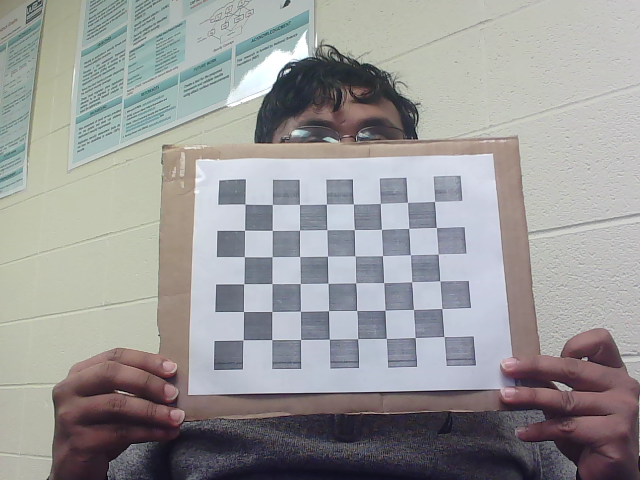
#> input picture data/images/stereoL/img1.png, 640 x 480 px; its folder holds only this picture in this run
$ python stereo_calibrate.py   (older library calls are emulated)
#> lines starting #> are read from the running program, lines starting #| are printed output that depends on the picture; after the words box and inside, x2 and y2 are one past the last pixel; in counts of white or black regions, pixels touching at a corner belong together
import numpy as np
import cv2
import os
from tqdm import tqdm

import warnings as warn
warn.filterwarnings("ignore")

# Set the path to the images captured by the left and right cameras


# print(os.path.relpath('img1.png'))

CHESS_BOARD_DIM = (8, 6)

# The size of Square in the checker board.
SQUARE_SIZE = 25  # millimeters

print("Extracting image coordinates of respective 3D pattern ....\n")

# Termination criteria for refining the detected corners
criteria = (cv2.TERM_CRITERIA_EPS + cv2.TERM_CRITERIA_MAX_ITER, 30, 0.001)


# prepare object points, like (0,0,0), (1,0,0), (2,0,0) ....,(6,5,0) 3*3 matrix
obj_3D = np.zeros((CHESS_BOARD_DIM[0] * CHESS_BOARD_DIM[1], 3), np.float32)

obj_3D[:, :2] = np.mgrid[0 : CHESS_BOARD_DIM[0], 0 : CHESS_BOARD_DIM[1]].T.reshape(
    -1, 2
)
obj_3D *= SQUARE_SIZE
# print(obj_3D)

# Arrays to store object points and image points from all the images.
obj_points_3D = []  # 3d point in real world space
img_pointsL_2D = []  # 2d points in image plane.
img_pointsR_2D = []  # 2d points in image plane.

# image_dir_path = "images"
image_dir_pathL = "./data/images/stereoL/"
image_dir_pathR = "./data/images/stereoL/"

# files = os.listdir(image_dir_path)

for i in tqdm(range(1,16)):
	imgL = cv2.imread(image_dir_pathL+"img%d.png"%i)
#> imgL is the input picture: shape (480, 640, 3); mean B, G, R 152.9, 153.3, 153.6
	imgR = cv2.imread(image_dir_pathR+"img%d.png"%i)
	imgL_gray = cv2.imread(image_dir_pathL+"img%d.png"%i,0)
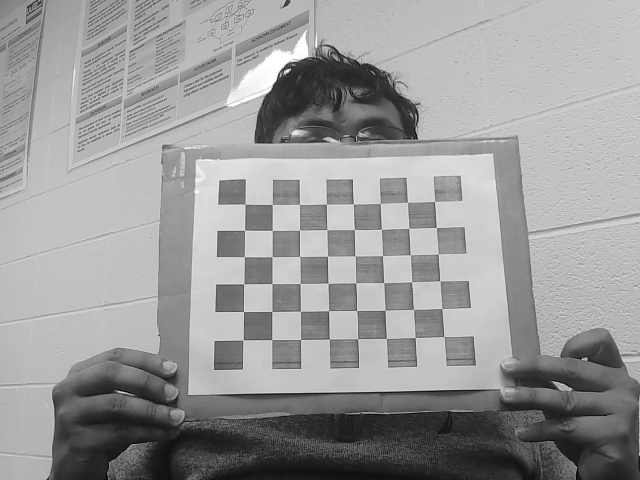
#> imgL_gray: shape (480, 640); min 1, max 255, mean 152.9
	imgR_gray = cv2.imread(image_dir_pathR+"img%d.png"%i,0)

	# print(imgL)
	outputL = imgL.copy()
	outputR = imgR.copy()

	retR, cornersR =  cv2.findChessboardCorners(outputR,(8,6),None)
#> retR = True; cornersR = 48 rows, first 8: [244.9, 204.2], [272.3, 204.5], [299.5, 204.5], [326.4, 204.1], [353.5, 204], [380.3, 203.5], [407.5, 202.4], [434.5, 201.5]
	retL, cornersL = cv2.findChessboardCorners(outputL,(8,6),None)
#> retL = True; cornersL has the same summary as cornersR

	if retR and retL:
		obj_points_3D.append(obj_3D)
		cornersR2 = cv2.cornerSubPix(imgR_gray,cornersR,(3,3),(-1,-1),criteria)
#> cornersR2 = 48 rows, first 8: [245, 204.2], [272.3, 204.5], [299.5, 204.5], [326.4, 204.2], [353.4, 203.9], [380.3, 203.5], [407.5, 202.3], [434.5, 201.4]
		cornersL2 = cv2.cornerSubPix(imgL_gray,cornersL,(3,3),(-1,-1),criteria)
#> cornersL2 has the same summary as cornersR2
		cv2.drawChessboardCorners(outputR,(8,6),cornersR2,retR)
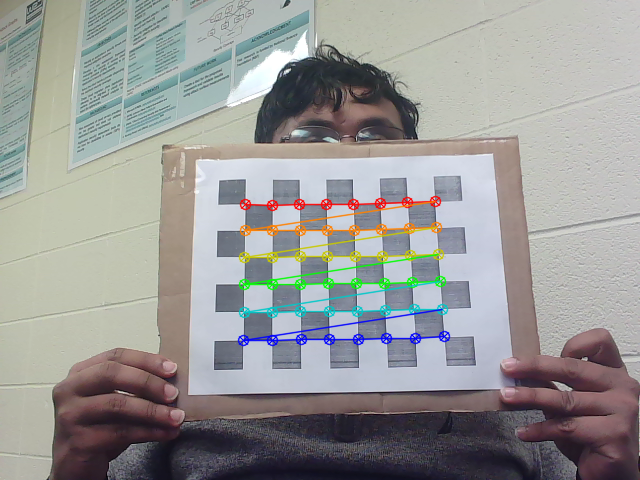
#> outputR: shape (480, 640, 3); 3.25% of pixels changed, all inside (x1, y1, x2, y2) = (237, 195, 451, 347)
#> (the run stopped early here; a loop or call above may not have finished)
